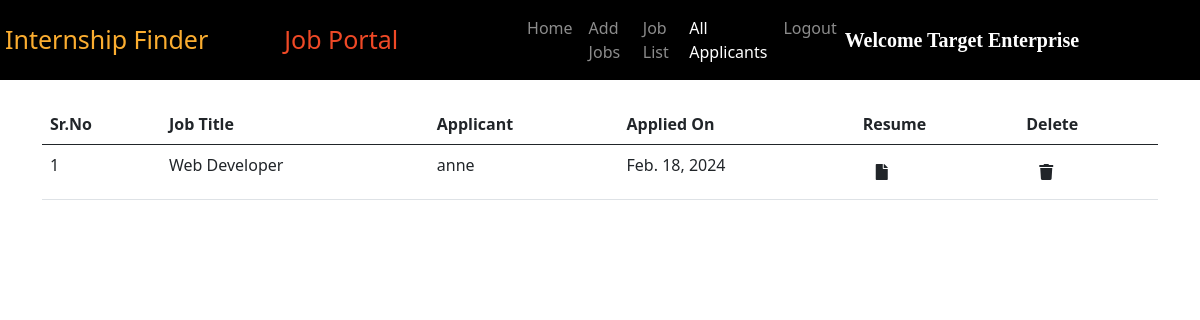
/all_applicants/ (signed in), run on the app's committed database.
### intern/models.py (models this page shows, shortened)
class Application(models.Model):
    company = models.CharField(max_length=200, default="")
    job = models.ForeignKey(Job, on_delete=models.CASCADE)
    applicant = models.ForeignKey(Applicant, on_delete=models.CASCADE)
    resume = models.ImageField(upload_to="")
    apply_date = models.DateField()

class Job(models.Model):
    company = models.ForeignKey(Company, on_delete=models.CASCADE)
    start_date = models.DateField()
    end_date = models.DateField()
    title = models.CharField(max_length=200)
    salary = models.FloatField()
    image = models.ImageField(upload_to="")
    description = models.TextField(max_length=400)
    experience = models.CharField(max_length=100)
    location = models.CharField(max_length=100)
    skills = models.CharField(max_length=200)
    creation_date = models.DateField()
    def __str__ (self):
        return self.title

class Applicant(models.Model):
    user = models.ForeignKey(User, on_delete=models.CASCADE)
    phone = models.CharField(max_length=10)
    image = models.ImageField(upload_to="")
    gender = models.CharField(max_length=10)
    type = models.CharField(max_length=15)
    def __str__(self):
        return self.user.first_name

### intern/views.py (the view)
# urls.py: path("all_applicants/", views.all_applicants, name="all_applicants"),
def all_applicants(request):
    company = Company.objects.get(user=request.user)
    application = Application.objects.filter(company=company)
    return render(request, "all_applicants.html", {'application':application})

### intern/models.py (called while the page is built)
    def __str__ (self):
        return self.user.username

### intern/templates/all_applicants.html (shortened to what this page needs)
{% extends 'company_navbar.html' %}
{% block all_applicants %} active {% endblock %}
{% block body %}
<div class="container mt-4">
    <table class="table table-hover" id="example">
        <thead>
            <tr>
                <th>Sr.No</th>
                <th>Job Title</th>
                <th>Applicant</th>
                <th>Applied On</th>
                <th>Resume</th>
                <th>Delete</th>
            </tr>
        </thead>
        <tbody>
            {% for i in application %}
            <tr>
                <td>{{forloop.counter}}</td>
                <td>{{i.job}}</td>
                <td>{{i.applicant}}</td>
                <td>{{i.apply_date}}</td>
                <td><a href="{{i.resume.url}}" class="btn"><i class="fa fa-file"></i></a></td>
                <td><a href="#" class="btn"><i class="fa fa-trash"></i></a></td>
            </tr>
            {% endfor %}
        </tbody>
    </table>
    </div>
{% endblock %}

### intern/templates/company_navbar.html (shortened to what this page needs)
<!doctype html>
<html lang="en">
<head>
  <link href="https://cdn.jsdelivr.net/npm/bootstrap@5.0.2/dist/css/bootstrap.min.css" rel="stylesheet"
>
  <link rel="stylesheet" href="https://cdnjs.cloudflare.com/ajax/libs/font-awesome/5.15.3/css/all.min.css">
</head>
<body>
  <nav class="navbar navbar-expand-lg navbar-dark sticky-top">
    <a class="navbar-brand" href="/"><span class="head1" style="margin-left: 5px;">Internship Finder</span></a>
    <a class="navbar-brand" href="#"><span class="head2"style="margin-left: 60px;">Job Portal</span></a>
    <div class="container w-50">
      <div class="collapse navbar-collapse" id="navbarSupportedContent">
        <ul class="navbar-nav me-auto mb-2 mb-lg-0">
          <li class="nav-item">
            <a class="nav-link {% block home %}{% endblock %}" aria-current="page" href="/company_homepage/">Home</a>
          </li>
          <li class="nav-item">
            <a class="nav-link {% block add_job %} {% endblock %}" aria-current="page" href="/add_job/">Add Jobs</a>
          </li>
          <li class="nav-item">
            <a class="nav-link {% block job_list %}{% endblock %}" href="/job_list/">Job List</a>
          </li>
          <li class="nav-item">
            <a class="nav-link {% block all_applicants %}{% endblock %}" href="/all_applicants/">All Applicants</a>
          </li>
          <li class="nav-item">
            <a class="nav-link" href="/logout/">Logout</a>
          </li>
        </ul>
        <a class="navbar-brand" style="font-weight: bold; font-family: 'Times New Roman', Times, serif;"
          href="#">Welcome {{request.user.get_full_name}}</a>
      </div>
    </div>
  </nav>
  {% block body %}
  {% endblock %}
</body>
</html>

### intern/templates/company_navbar.html (style rules this page uses)
.navbar { background-color: #000; }
.head1 { color: #FBAD30; font-size: 25px; height: 50px; }
.head2 { color: #EF4926; font-size: 25px; }

### data on the page
Application: job "Web Developer", applicant "anne", apply_date "Feb. 18, 2024"

### other printed values
{{ request.user.get_full_name }} "Target Enterprise"
